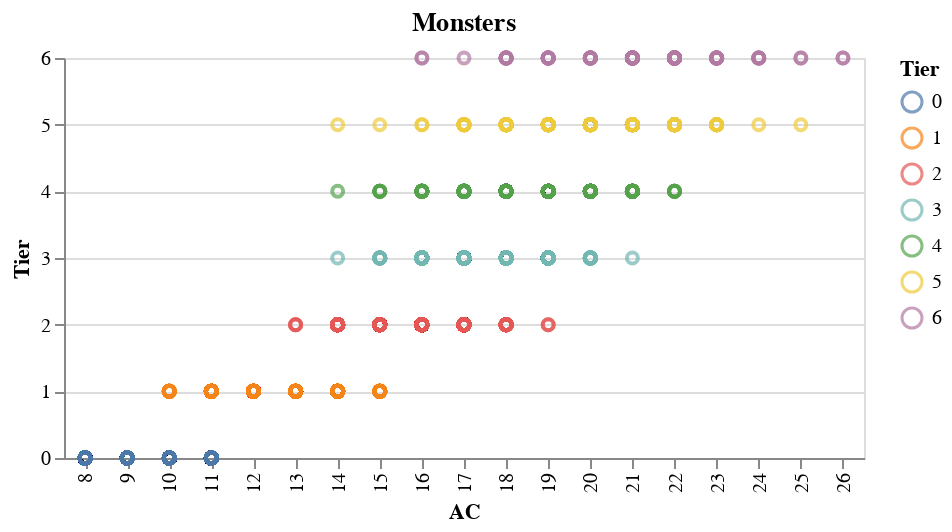

Notebook code cell kept with this figure:
### Code cell
alt.Chart(monsters, title="Monsters").mark_point().encode(
    x='AC:O',
    y='Tier:Q',
    color='Tier:N'
).properties(width=400, height=200)

### Figure 1 — Vega-Lite specification as saved in the notebook (floating-point values rounded to 4 significant figures; data arrays with more than 128 entries replaced by an {"elided": "..."} marker saying what was removed)
{"config": {"view": {"continuousWidth": 400, "continuousHeight": 300}}, "data": {"name": "data-9fdf24baafc41b5e198a4f6da16c231a"}, "mark": "point", "encoding": {"color": {"type": "nominal", "field": "Tier"}, "x": {"type": "ordinal", "field": "AC"}, "y": {"type": "quantitative", "field": "Tier"}}, "height": 200, "title": "Monsters", "width": 400, "$schema": "https://vega.github.io/schema/vega-lite/v4.0.0.json", "datasets": {"data-9fdf24baafc41b5e198a4f6da16c231a": {"elided": "5000 records"}}}
